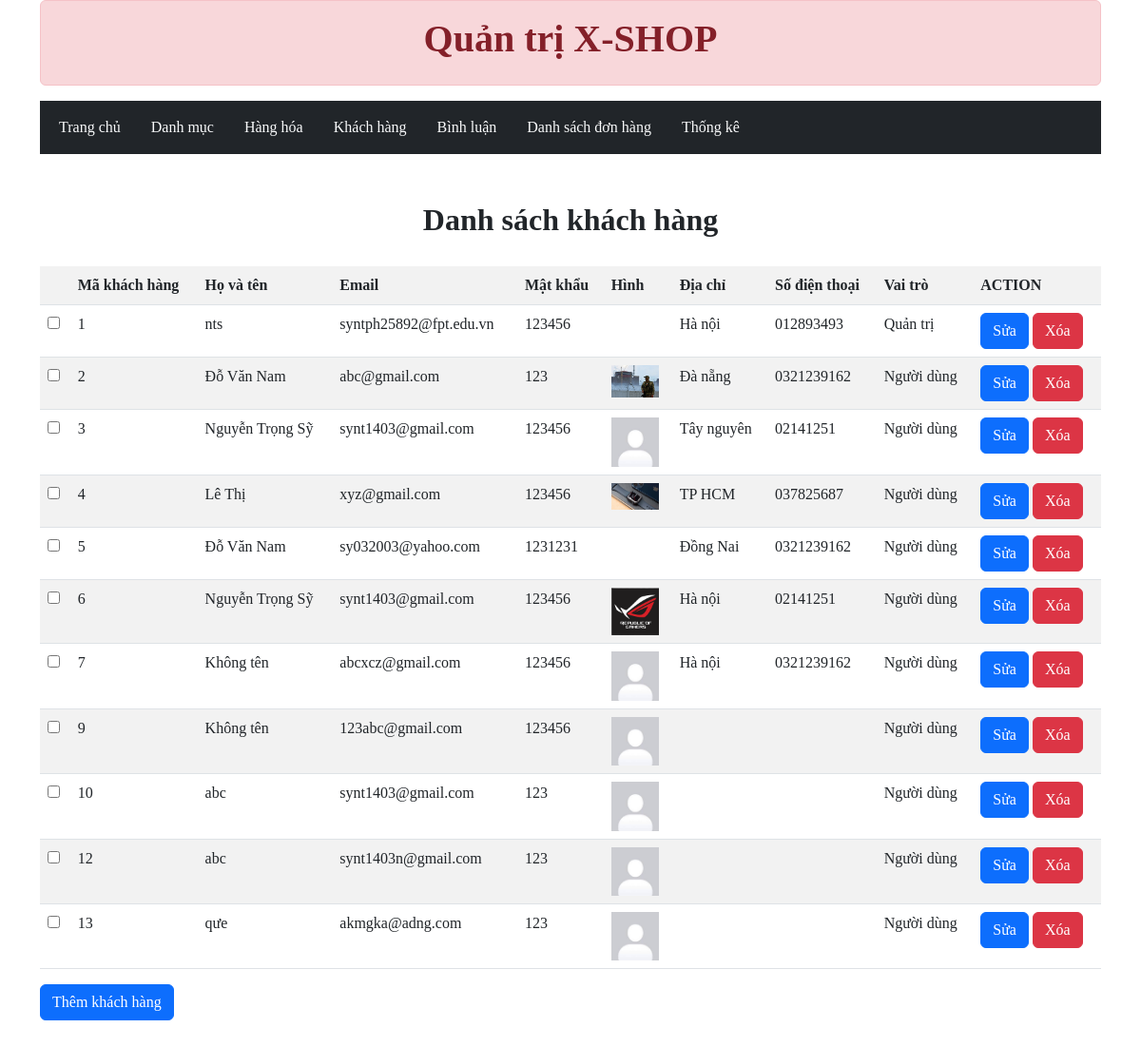
Page /admin/index.php?act=listkh on the committed database.
### tables this page shows
CREATE TABLE `khach_hang` (
  `id` int(11) NOT NULL,
  `ho_ten` varchar(255) NOT NULL,
  `mat_khau` varchar(255) NOT NULL,
  `email` varchar(50) NOT NULL,
  `hinh` varchar(255) NOT NULL,
  `address` varchar(255) NOT NULL,
  `phone` varchar(20) NOT NULL,
  `vai_tro` varchar(255) NOT NULL
);

### model/pdo.php (called while the page is built, shortened)
<?php
function pdo_get_connection(){
    $dburl = "mysql:host=localhost;dbname=x_shop;charset=utf8";
    $username = 'root';
    $password = '';
    $conn = new PDO($dburl, $username, $password);
    $conn->setAttribute(PDO::ATTR_ERRMODE, PDO::ERRMODE_EXCEPTION);
    return $conn;
}
function pdo_query($sql){
    $sql_args = array_slice(func_get_args(), 1);
    try{
        $conn = pdo_get_connection();
        $stmt = $conn->prepare($sql);
        $stmt->execute($sql_args);
        $rows = $stmt->fetchAll();
        return $rows;
    }
    catch(PDOException $e){
        throw $e;
    }
    finally{
        unset($conn);
    }
}

### model/khachhang.php (called while the page is built, shortened)
<?php
    function loadallkh(){
        $sql = "select*from khach_hang";
        $khachhang = pdo_query($sql);
        return $khachhang;
    }
?>

### admin/khachhang/listkh.php (the view)
<div class="dsdm">
        <div class="tieudeds">
            <h2>Danh sách khách hàng</h2>
        </div>
        <div class="bangds">
            <table class="table table-striped">
                    <tr>
                        <th></th>
                        <th>Mã khách hàng</th>
                        <th>Họ và tên</th>
                        <th>Email</th>
                        <th>Mật khẩu</th>
                        <th>Hình</th>
                        <th>Địa chỉ</th>
                        <th>Số điện thoại</th>
                        <th>Vai trò</th>
                        <th>ACTION</th>
                    </tr>
                    <?php foreach($khachhang as $khach) :?>
                        <tr>
                            <td><input type="checkbox"></td>
                            <td><?= $khach['id']?></td>
                            <td><?= $khach['ho_ten']?></td>
                            <td><?= $khach['email']?></td>
                            <td><?= $khach['mat_khau']?></td>
                            <td>
                                <img src="../image/<?= $khach['hinh']?>" alt="" width="50px">
                            </td>
                            <td><?=$khach['address']?></td>
                            <td><?=$khach['phone']?></td>
                            <td><?= $khach['vai_tro']?></td>
                            <td>
                                <a href="index.php?act=editkh&id=<?= $khach['id']?>"><button class="btn btn-primary">Sửa</button></a>
                                <a onclick="return confirm('Bạn có chắc chắn muốn xóa khách hàng này không')"  href="index.php?act=deletekh&id=<?= $khach['id']?>"><button class="btn btn-danger">Xóa</button></a>
                            </td>
                        </tr>
                    <?php endforeach ?>
            </table>
            <a href="index.php?act=addkh"><button class="btn btn-primary">Thêm khách hàng</button></a>
        </div>
</div>

### view/css/style.css (style rules this page uses)
.dsdm .tieudeds { text-align: center; margin-bottom: 30px; }
.dsdm .tieudeds h2 { font-weight: bold; }

### rows in the picture
khach_hang: id "1", ho_ten "nts", email "syntph25892@fpt.edu.vn", mat_khau "123456", address "Hà nội", phone "012893493", vai_tro "Quản trị"
khach_hang: id "2", ho_ten "Đỗ Văn Nam", email "abc@gmail.com", mat_khau "123", hinh (picture), address "Đà nẵng", phone "0321239162", vai_tro "Người dùng"
khach_hang: id "3", ho_ten "Nguyễn Trọng Sỹ", email "synt1403@gmail.com", mat_khau "123456", hinh (picture), address "Tây nguyên", phone "02141251", vai_tro "Người dùng"
khach_hang: id "4", ho_ten "Lê Thị", email "xyz@gmail.com", mat_khau "123456", hinh (picture), address "TP HCM", phone "037825687", vai_tro "Người dùng"
khach_hang: id "5", ho_ten "Đỗ Văn Nam", email "sy032003@yahoo.com", mat_khau "1231231", address "Đồng Nai", phone "0321239162", vai_tro "Người dùng"
khach_hang: id "6", ho_ten "Nguyễn Trọng Sỹ", email "synt1403@gmail.com", mat_khau "123456", hinh (picture), address "Hà nội", phone "02141251", vai_tro "Người dùng"
khach_hang: id "7", ho_ten "Không tên", email "abcxcz@gmail.com", mat_khau "123456", hinh (picture), address "Hà nội", phone "0321239162", vai_tro "Người dùng"
khach_hang: id "9", ho_ten "Không tên", email "123abc@gmail.com", mat_khau "123456", hinh (picture), vai_tro "Người dùng"
khach_hang: id "10", ho_ten "abc", email "synt1403@gmail.com", mat_khau "123", hinh (picture), vai_tro "Người dùng"
khach_hang: id "12", ho_ten "abc", email "synt1403n@gmail.com", mat_khau "123", hinh (picture), vai_tro "Người dùng"
khach_hang: id "13", ho_ten "qưe", email "akmgka@adng.com", mat_khau "123", hinh (picture), vai_tro "Người dùng"
